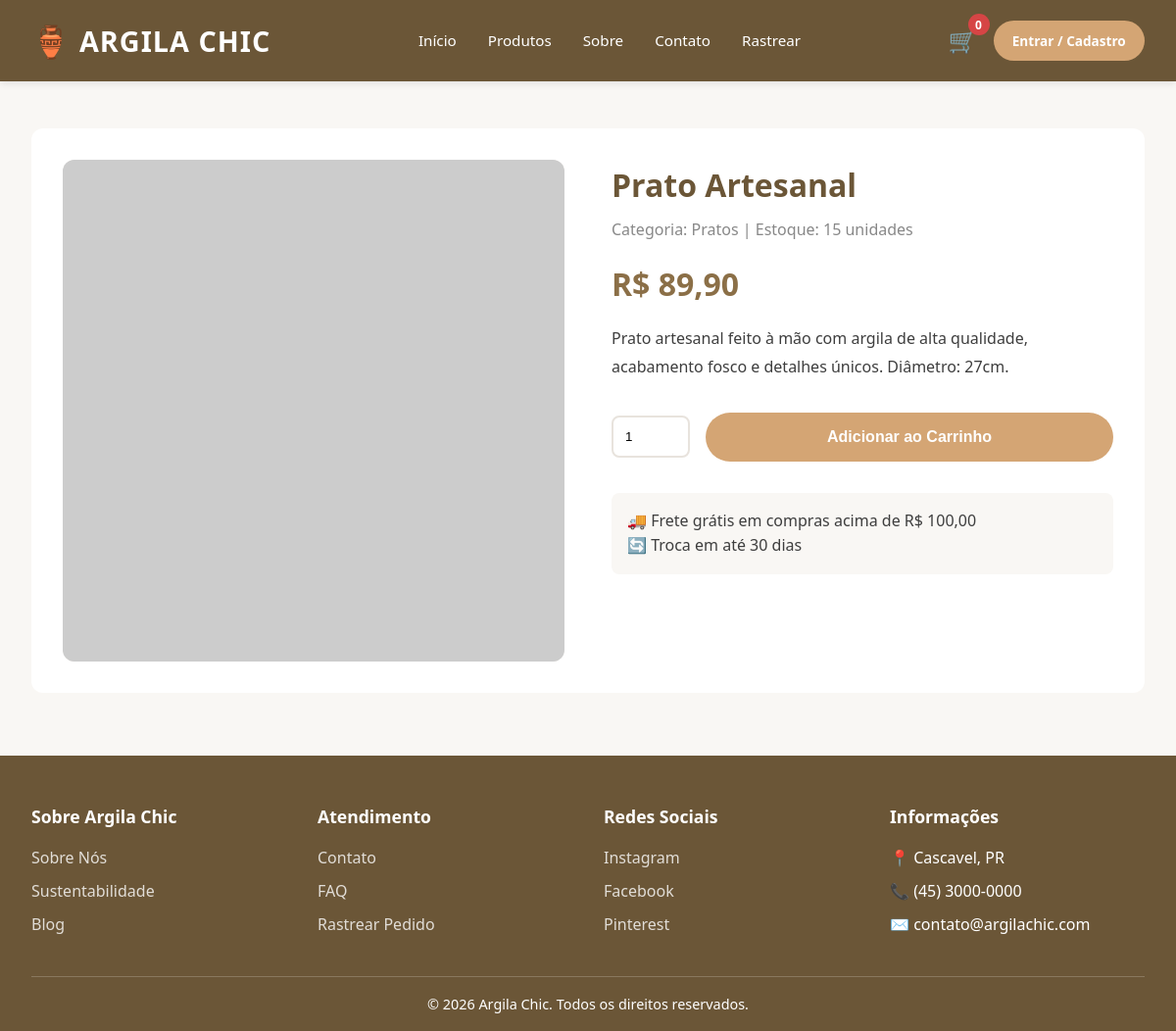
Page /produto.php?id=1 on the committed database.
### tables this page shows
CREATE TABLE `produtos` (
  `id` int(11) NOT NULL,
  `nome` varchar(150) NOT NULL,
  `descricao` text DEFAULT NULL,
  `descricao_longa` text DEFAULT NULL,
  `categoria_id` int(11) NOT NULL,
  `preco` decimal(10,2) NOT NULL,
  `preco_promocional` decimal(10,2) DEFAULT NULL,
  `estoque` int(11) DEFAULT 0,
  `imagem` varchar(255) NOT NULL,
  `galeria` text DEFAULT NULL,
  `destaque` tinyint(1) DEFAULT 0,
  `ativo` tinyint(1) DEFAULT 1,
  `criado_em` timestamp NOT NULL DEFAULT current_timestamp(),
  `atualizado_em` timestamp NOT NULL DEFAULT current_timestamp() ON UPDATE current_timestamp()
);

CREATE TABLE `categorias` (
  `id` int(11) NOT NULL,
  `slug` varchar(50) NOT NULL,
  `nome` varchar(100) NOT NULL
);

### includes/functions.php (called while the page is built, shortened)
<?php
function imagemUrl($arquivo) {
    return UPLOAD_URL . htmlspecialchars($arquivo);
}
function buscarProduto($id) {
    $pdo = getConnection();
    $stmt = $pdo->prepare("
        SELECT p.*, c.slug AS categoria_slug, c.nome AS categoria_nome
        FROM produtos p
        JOIN categorias c ON c.id = p.categoria_id
        WHERE p.id = ? AND p.ativo = 1
    ");
    $stmt->execute([$id]);
    return $stmt->fetch();
}
function precoFinal($produto) {
    return $produto['preco_promocional'] ?? $produto['preco'];
}

### produto.php (the view, shortened to what this page needs)
<?php
require_once 'includes/functions.php';
$id = (int)($_GET['id'] ?? 0);
$produto = buscarProduto($id);
$preco = precoFinal($produto);
include 'includes/header.php';
?>
<div class="container-principal">
    <div class="produto-detalhe">
        <div>
            <div class="imagem-principal">
                <img id="img-principal" src="<?= imagemUrl($produto['imagem']) ?>"
                     alt="<?= htmlspecialchars($produto['nome']) ?>"
                     onerror="this.src='https://via.placeholder.com/600x600/E8D4C4/8B6F47?text=Argila+Chic'">
            </div>
        </div>
        <div>
            <h1 style="color:var(--cor-header); margin-bottom:.5rem;">
                <?= htmlspecialchars($produto['nome']) ?>
            </h1>
            <p style="color:#888; margin-bottom:1rem;">
                Categoria: <?= htmlspecialchars($produto['categoria_nome']) ?> |
                Estoque: <?= (int)$produto['estoque'] ?> unidades
            </p>
            <div style="font-size:2rem; color:var(--cor-primaria); font-weight:700; margin-bottom:1rem;">
                R$ <?= number_format($preco, 2, ',', '.') ?>
            </div>
            <p style="margin-bottom:2rem; line-height:1.8;">
                <?= nl2br(htmlspecialchars($produto['descricao_longa'] ?? $produto['descricao'])) ?>
            </p>
            <?php if ($produto['estoque'] > 0): ?>
                <form method="POST" action="carrinho.php" style="display:flex; gap:1rem; align-items:center;">
                    <input type="number" name="quantidade" value="1" min="1" max="<?= $produto['estoque'] ?>"
                           style="width:80px; padding:.75rem; border:2px solid #E8E3DD; border-radius:8px;">
                    <button type="submit" class="btn-primario" style="flex:1;">Adicionar ao Carrinho</button>
                </form>
            <?php else: ?>
                <p style="color:var(--cor-erro); font-weight:600;">Produto esgotado</p>
            <?php endif; ?>
            <div style="margin-top:2rem; padding:1rem; background:var(--cor-fundo); border-radius:8px;">
                <p>🚚 Frete grátis em compras acima de R$ 100,00</p>
                <p>🔄 Troca em até 30 dias</p>
            </div>
        </div>
    </div>
</div>
<?php include 'includes/footer.php'; ?>

### assets/css/style.css (style rules this page uses)
* { margin: 0; padding: 0; box-sizing: border-box; }
:root { --cor-primaria: #8B6F47; --cor-secundaria: #6B5637; --cor-fundo: #F9F7F4; --cor-texto: #3E3E3E; --cor-branco: #FFFFFF; --cor-destaque: #A0826D; --cor-erro: #D64545; --cor-sucesso: #5FA86D; --cor-header: #6B5637; }
body { font-family: 'Segoe UI', Tahoma, Geneva, Verdana, sans-serif; background-color: var(--cor-fundo); color: var(--cor-texto); line-height: 1.6; }
.btn-primario { background-color: #D4A574; color: var(--cor-branco); border: none; padding: 1rem 2.5rem; font-size: 1rem; border-radius: 50px; cursor: pointer; font-weight: 600; transition: all 0.3s ease; display: inline-block; text-decoration: none; }
.container-principal { max-width: 1200px; margin: 3rem auto; padding: 0 2rem; }
.produto-detalhe { display: grid; grid-template-columns: 1fr 1fr; gap: 3rem; background: #fff; padding: 2rem; border-radius: 12px; }
.produto-detalhe .imagem-principal { width: 100%; border-radius: 12px; overflow: hidden; background: #f0ece8; }
.produto-detalhe .imagem-principal img { width: 100%; display: block; }

### rows in the picture
produtos: nome "Prato Artesanal", categoria.nome "Pratos", estoque "15", preco "89,90", descricao_longa "Prato artesanal feito à mão com argila de alta qualidade, acabamento fosco e detalhes únicos. Diâmetro: 27cm."

### other values in the picture
$totalCarrinho "0"
